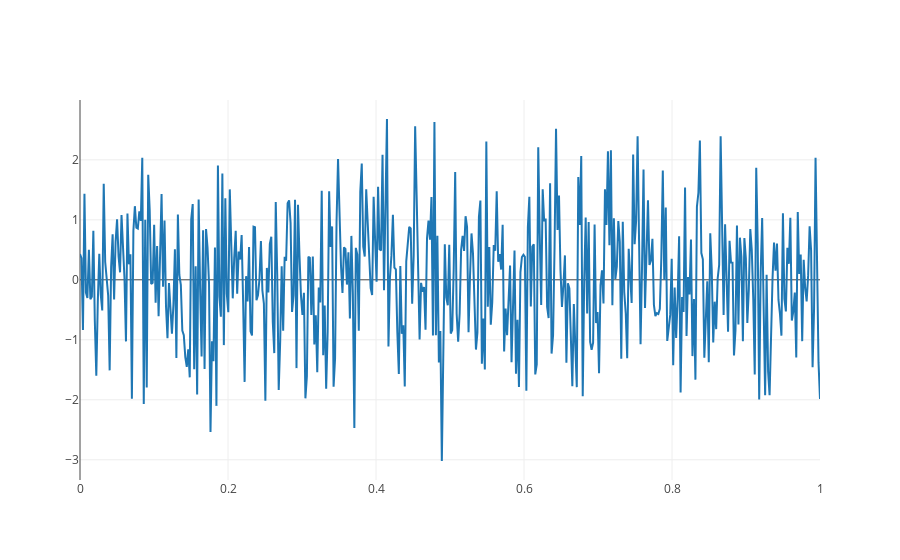

The cell this chart's notebook holds for it:
### Code cell
# example plot of time series

# Create random data with numpy
import numpy as np

N = 500
random_x = np.linspace(0, 1, N)
random_y = np.random.randn(N)

# Create a trace
trace = go.Scatter(
    x = random_x,
    y = random_y
)

data = [trace]

plotly.offline.iplot(data, filename='basic-line')

### Figure 1 — Plotly figure (JSON) as saved in the notebook; plotly's stock layout.template omitted (floating-point values rounded to 4 significant figures; data arrays with more than 128 entries replaced by an {"elided": "..."} marker saying what was removed)
{"data": [{"type": "scatter", "x": {"elided": "500 float values"}, "y": {"elided": "500 float values"}}], "layout": {}}
